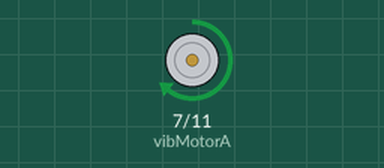
Recording of a program running on a simulated Raspberry Pi (header pin numbers). On the bench: motor-driver pin pairs drawn as motors (green arrow = first pin HIGH = forward, orange = second pin HIGH = backward, longer = more drive). What the program prints to the terminal is not drawn. At 1.5 s the program stops and its outputs stay as they are.

Above: at 0.1 s.
At 0.6 s:
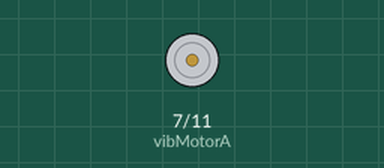
Timing chart, 0 to 2.1 s (numbered marks = the images above):
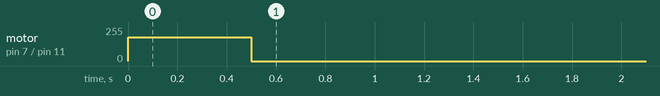

Measured:
- by itself, motor on pin 7 (vibMotorA) / pin 11 (vibMotorB): stopped → forward 179/255 at 0.00 s, → stopped 0.50 s later

The program:

vib_test.py
```python
import RPi.GPIO as GPIO
import time

# Pin Definition (GPIO.BOARD)
vibMotorA = 7
vibMotorB = 11

# Pin Definition (GPIO.BCM)
# vibMotorA = 4
# vibMotorB = 17

# Pin Setting
GPIO.setmode(GPIO.BOARD)
GPIO.setup(vibMotorA, GPIO.OUT)
GPIO.setup(vibMotorB, GPIO.OUT)

# Create a PWM object with frequency of 1000Hz
vibPwm1 = GPIO.PWM(vibMotorA, 1000)
vibPwm2 = GPIO.PWM(vibMotorB, 1000)

# Initialize with 0% duty cycle
vibPwm1.start(0)
vibPwm2.start(0)

print("70")
vibPwm1.ChangeDutyCycle(70)
vibPwm2.ChangeDutyCycle(0)
time.sleep(0.5)

vibPwm1.ChangeDutyCycle(0)
vibPwm2.ChangeDutyCycle(0)
time.sleep(1)


GPIO.cleanup()
```
